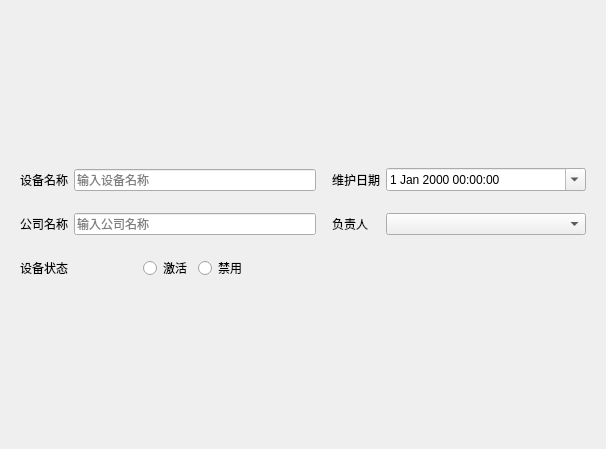
<?xml version="1.0" encoding="UTF-8"?>
<ui version="4.0">
 <class>Dialog_Custom_Form</class>
 <widget class="QWidget" name="Dialog_Custom_Form">
  <property name="geometry">
   <rect>
    <x>0</x>
    <y>0</y>
    <width>606</width>
    <height>449</height>
   </rect>
  </property>
  <property name="windowTitle">
   <string>Form</string>
  </property>
  <property name="styleSheet">
   <string notr="true"/>
  </property>
  <layout class="QGridLayout" name="gridLayout">
   <item row="0" column="0">
    <layout class="QVBoxLayout" name="verticalLayout">
     <item>
      <widget class="QWidget" name="widget" native="true">
       <layout class="QGridLayout" name="gridLayout_3">
        <item row="0" column="0">
         <layout class="QGridLayout" name="gridLayout_2" columnstretch="0,0,0,0,0" rowminimumheight="38,38,38" columnminimumwidth="0,200,0,0,200">
          <item row="0" column="0">
           <widget class="QLabel" name="label">
            <property name="text">
             <string>设备名称</string>
            </property>
           </widget>
          </item>
          <item row="0" column="2">
           <spacer name="horizontalSpacer_3">
            <property name="orientation">
             <enum>Qt::Horizontal</enum>
            </property>
            <property name="sizeType">
             <enum>QSizePolicy::Fixed</enum>
            </property>
            <property name="sizeHint" stdset="0">
             <size>
              <width>10</width>
              <height>20</height>
             </size>
            </property>
           </spacer>
          </item>
          <item row="0" column="1">
           <widget class="QLineEdit" name="input_device_name">
            <property name="placeholderText">
             <string>输入设备名称</string>
            </property>
           </widget>
          </item>
          <item row="0" column="3">
           <widget class="QLabel" name="label_4">
            <property name="text">
             <string>维护日期</string>
            </property>
           </widget>
          </item>
          <item row="1" column="4">
           <widget class="QComboBox" name="combo_lead"/>
          </item>
          <item row="2" column="0">
           <widget class="QLabel" name="label_3">
            <property name="text">
             <string>设备状态</string>
            </property>
           </widget>
          </item>
          <item row="2" column="1">
           <layout class="QHBoxLayout" name="horizontalLayout" stretch="0,0,0,0">
            <item>
             <spacer name="horizontalSpacer">
              <property name="orientation">
               <enum>Qt::Horizontal</enum>
              </property>
              <property name="sizeHint" stdset="0">
               <size>
                <width>40</width>
                <height>20</height>
               </size>
              </property>
             </spacer>
            </item>
            <item>
             <widget class="QRadioButton" name="radio_state_on">
              <property name="text">
               <string>激活</string>
              </property>
             </widget>
            </item>
            <item>
             <widget class="QRadioButton" name="radio_state_off">
              <property name="text">
               <string>禁用</string>
              </property>
             </widget>
            </item>
            <item>
             <spacer name="horizontalSpacer_2">
              <property name="orientation">
               <enum>Qt::Horizontal</enum>
              </property>
              <property name="sizeHint" stdset="0">
               <size>
                <width>40</width>
                <height>20</height>
               </size>
              </property>
             </spacer>
            </item>
           </layout>
          </item>
          <item row="1" column="1">
           <widget class="QLineEdit" name="input_company_name">
            <property name="placeholderText">
             <string>输入公司名称</string>
            </property>
           </widget>
          </item>
          <item row="1" column="3">
           <widget class="QLabel" name="label_5">
            <property name="text">
             <string>负责人</string>
            </property>
           </widget>
          </item>
          <item row="0" column="4">
           <widget class="QDateTimeEdit" name="date_maintain">
            <property name="minimumSize">
             <size>
              <width>0</width>
              <height>0</height>
             </size>
            </property>
            <property name="calendarPopup">
             <bool>true</bool>
            </property>
           </widget>
          </item>
          <item row="1" column="0">
           <widget class="QLabel" name="label_2">
            <property name="text">
             <string>公司名称</string>
            </property>
           </widget>
          </item>
         </layout>
        </item>
       </layout>
      </widget>
     </item>
    </layout>
   </item>
  </layout>
 </widget>
 <resources/>
 <connections/>
</ui>
